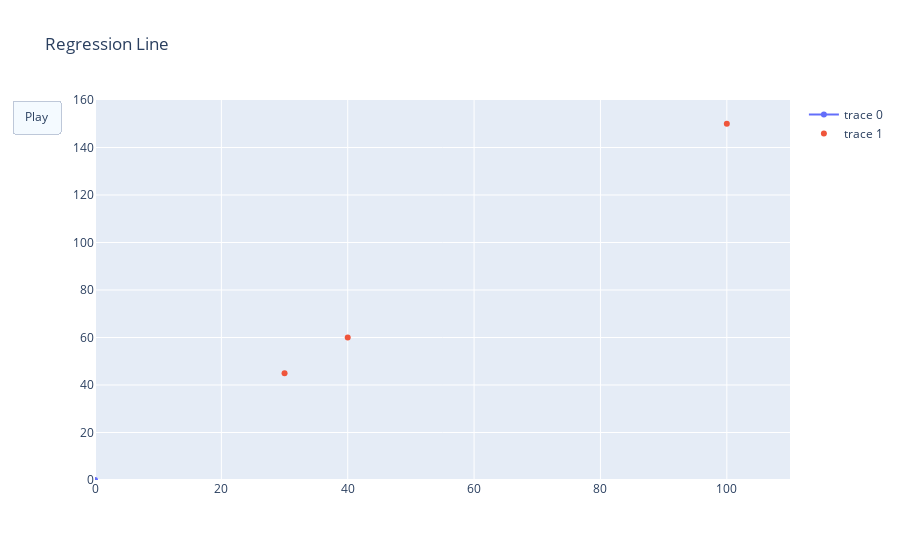

Notebook code cell kept with this figure:
### Markdown cell above
Now we can see how our regression line changes, and approaches a better model of our data, with each iteration.

### Code cell
from plotly.offline import init_notebook_mode, iplot
from IPython.display import display, HTML

# init_notebook_mode(connected=True)

x_values_of_shows = list(map(lambda show: show['x'], shows))
y_values_of_shows = list(map(lambda show: show['y'], shows))
figure = {'data': [{'x': [0], 'y': [0]}, {'x': x_values_of_shows, 'y': y_values_of_shows, 'mode': 'markers'}],
          'layout': {'xaxis': {'range': [0, 110], 'autorange': False},
                     'yaxis': {'range': [0,160], 'autorange': False},
                     'title': 'Regression Line',
                     'updatemenus': [{'type': 'buttons',
                                      'buttons': [{'label': 'Play',
                                                   'method': 'animate',
                                                   'args': [None]}]}]
                    },
          'frames': frames}
iplot(figure)

### Figure 1 — Plotly figure (JSON) as saved in the notebook; plotly's stock layout.template omitted (floating-point values rounded to 4 significant figures)
{"data": [{"y": [0], "x": [0], "type": "scatter"}, {"y": [45, 60, 150], "x": [30, 40, 100], "type": "scatter", "mode": "markers"}], "layout": {"xaxis": {"range": [0, 110], "autorange": false}, "yaxis": {"range": [0, 160], "autorange": false}, "updatemenus": [{"buttons": [{"args": [null], "method": "animate", "label": "Play"}], "type": "buttons"}], "title": {"text": "Regression Line"}}}
